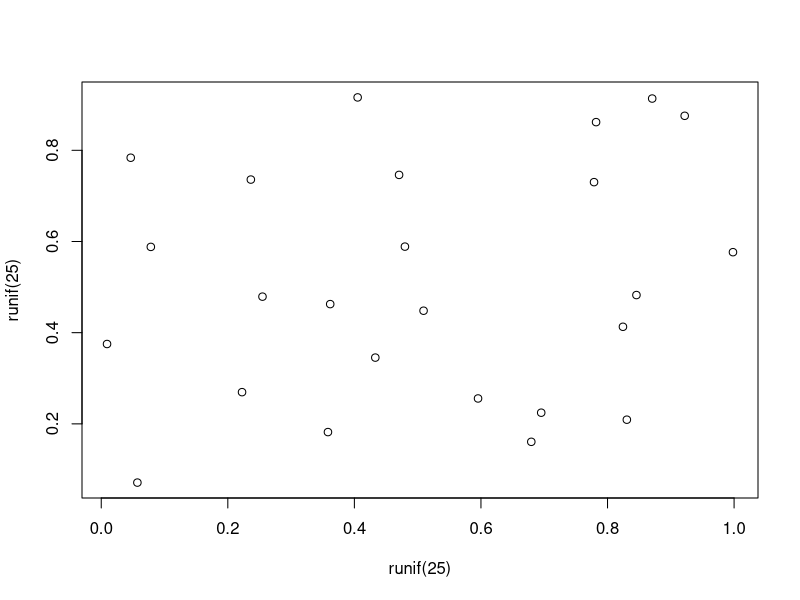

R code for this plot:
## ---- chunk 1
#| label: tbl-modes_per_dimension
#| tbl-cap: Modes evaluated in each dimension
#| echo: true
modes_per_dimension <- data.frame(
  Dimension = c("Accessibility",
                "Mobility",
                "Affordability",
                "Safety"
                ),
  Mode = c("Driving, Public Transport, Walking, Cycling",
           "Driving, Public Transport, Walking, Cycling",
           "Driving, Public Transport",
           "Driving, Walking, Cycling"
           )
)
knitr::kable(modes_per_dimension)
## ---- chunk 2
#| label: tbl-accessibility_n_opportunities
#| tbl-cap: Travel time threshold (minutes) to compute cumulative number of opportunities
#| echo: true
accessibility_n_opportunities <- data.frame(
  "Point of Interest/Mode" = c("Healthcare Facilities",
                               "Basic Education",
                               "Green Spaces",
                               "Recreation",
                               "Groceries",
                               "Jobs"
                               ),
  "Driving or Public Transport" = c("30","30","5-10","5-10","15","30-45"),
  "Walking or Cycling" = c("15","15","15-30","15-30","15","30-45"),
  check.names = FALSE
)
knitr::kable(accessibility_n_opportunities)
## ---- chunk 3
#| label: tbl-safety_indicators
#| tbl-cap: Travel time threshold (minutes) to compute cumulative number of opportunities
#| echo: true
safety_indicators <- data.frame(
  "Indicator" = c("Total accidents (5 years)",
                  "Fatalities (30-day)",
                  "Serious injuries (30-day)",
                  "Slight injuries (30-day)",
                  "Accident rate",
                  "Fatality rate",
                  "Severity index (total)",
                  "Severity index (motorized)",
                  "Severity index (cycling)",
                  "Severity index (walking)"
                  ),
  "Formula" = c("Count",
                "sum(VM_30d)",
                "sum(FG_30d)",
                "sum(FL_30d)",
                "total_accidents/population × 1000",
                "fatalities/population × 1000",
                "fatalities/total_victims",
                "fatalities/motorized_vehicles_involved",
                "fatalities/cycling_involved",
                "fatalities/pedestrians_involved"),
  check.names = FALSE
)
knitr::kable(safety_indicators)
## ---- chunk 4
#| label: fig-meaningless
#| fig-cap: A meaningless scatterplot
#| fig-width: 5
#| fig-height: 5
#| fig-align: center
#| out-width: 50%
#| echo: false
plot(runif(25), runif(25))
## ---- chunk 5
#| label: tbl-simple
#| tbl-cap: Caption centered above table
#| echo: true
knitr::kable(head(mtcars)[,1:4])
